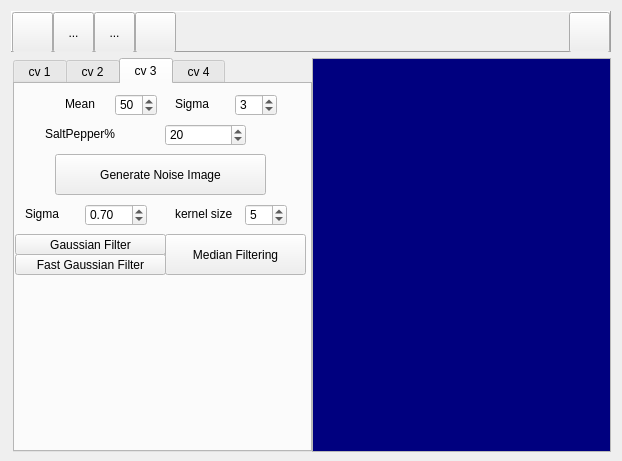
<?xml version="1.0" encoding="UTF-8"?>
<ui version="4.0">
 <class>MainFrame</class>
 <widget class="QDialog" name="MainFrame">
  <property name="geometry">
   <rect>
    <x>0</x>
    <y>0</y>
    <width>622</width>
    <height>461</height>
   </rect>
  </property>
  <property name="sizePolicy">
   <sizepolicy hsizetype="Preferred" vsizetype="Minimum">
    <horstretch>0</horstretch>
    <verstretch>0</verstretch>
   </sizepolicy>
  </property>
  <property name="minimumSize">
   <size>
    <width>0</width>
    <height>461</height>
   </size>
  </property>
  <property name="windowTitle">
   <string>Homeworks</string>
  </property>
  <property name="modal">
   <bool>false</bool>
  </property>
  <layout class="QVBoxLayout" name="verticalLayout">
   <item>
    <widget class="QFrame" name="frame">
     <property name="sizePolicy">
      <sizepolicy hsizetype="Preferred" vsizetype="Fixed">
       <horstretch>0</horstretch>
       <verstretch>0</verstretch>
      </sizepolicy>
     </property>
     <property name="minimumSize">
      <size>
       <width>0</width>
       <height>41</height>
      </size>
     </property>
     <property name="maximumSize">
      <size>
       <width>16777215</width>
       <height>41</height>
      </size>
     </property>
     <property name="frameShape">
      <enum>QFrame::Panel</enum>
     </property>
     <property name="frameShadow">
      <enum>QFrame::Raised</enum>
     </property>
     <layout class="QHBoxLayout" name="horizontalLayout_3">
      <property name="spacing">
       <number>0</number>
      </property>
      <property name="leftMargin">
       <number>0</number>
      </property>
      <property name="topMargin">
       <number>0</number>
      </property>
      <property name="rightMargin">
       <number>0</number>
      </property>
      <property name="bottomMargin">
       <number>0</number>
      </property>
      <item>
       <widget class="QToolButton" name="buttonOpen">
        <property name="enabled">
         <bool>true</bool>
        </property>
        <property name="sizePolicy">
         <sizepolicy hsizetype="Minimum" vsizetype="Minimum">
          <horstretch>0</horstretch>
          <verstretch>0</verstretch>
         </sizepolicy>
        </property>
        <property name="minimumSize">
         <size>
          <width>41</width>
          <height>41</height>
         </size>
        </property>
        <property name="maximumSize">
         <size>
          <width>41</width>
          <height>41</height>
         </size>
        </property>
        <property name="toolTip">
         <string>open an image file</string>
        </property>
        <property name="layoutDirection">
         <enum>Qt::LeftToRight</enum>
        </property>
        <property name="autoFillBackground">
         <bool>false</bool>
        </property>
        <property name="text">
         <string/>
        </property>
        <property name="icon">
         <iconset resource="images/mainframe.qrc">
          <normaloff>:/open.png</normaloff>:/open.png</iconset>
        </property>
        <property name="iconSize">
         <size>
          <width>41</width>
          <height>41</height>
         </size>
        </property>
        <property name="checkable">
         <bool>false</bool>
        </property>
        <property name="autoRepeat">
         <bool>false</bool>
        </property>
        <property name="autoExclusive">
         <bool>false</bool>
        </property>
        <property name="popupMode">
         <enum>QToolButton::DelayedPopup</enum>
        </property>
        <property name="toolButtonStyle">
         <enum>Qt::ToolButtonIconOnly</enum>
        </property>
        <property name="autoRaise">
         <bool>false</bool>
        </property>
       </widget>
      </item>
      <item>
       <widget class="QToolButton" name="toolButton_2">
        <property name="sizePolicy">
         <sizepolicy hsizetype="Minimum" vsizetype="Minimum">
          <horstretch>0</horstretch>
          <verstretch>0</verstretch>
         </sizepolicy>
        </property>
        <property name="minimumSize">
         <size>
          <width>41</width>
          <height>41</height>
         </size>
        </property>
        <property name="maximumSize">
         <size>
          <width>41</width>
          <height>41</height>
         </size>
        </property>
        <property name="text">
         <string>...</string>
        </property>
       </widget>
      </item>
      <item>
       <widget class="QToolButton" name="toolButton_3">
        <property name="sizePolicy">
         <sizepolicy hsizetype="Minimum" vsizetype="Minimum">
          <horstretch>0</horstretch>
          <verstretch>0</verstretch>
         </sizepolicy>
        </property>
        <property name="minimumSize">
         <size>
          <width>41</width>
          <height>41</height>
         </size>
        </property>
        <property name="maximumSize">
         <size>
          <width>41</width>
          <height>41</height>
         </size>
        </property>
        <property name="text">
         <string>...</string>
        </property>
       </widget>
      </item>
      <item>
       <widget class="QToolButton" name="buttonDeleteContents">
        <property name="sizePolicy">
         <sizepolicy hsizetype="Minimum" vsizetype="Minimum">
          <horstretch>0</horstretch>
          <verstretch>0</verstretch>
         </sizepolicy>
        </property>
        <property name="minimumSize">
         <size>
          <width>41</width>
          <height>41</height>
         </size>
        </property>
        <property name="maximumSize">
         <size>
          <width>41</width>
          <height>41</height>
         </size>
        </property>
        <property name="toolTip">
         <string>close all forms</string>
        </property>
        <property name="autoFillBackground">
         <bool>false</bool>
        </property>
        <property name="text">
         <string/>
        </property>
        <property name="icon">
         <iconset resource="images/mainframe.qrc">
          <normaloff>:/1-21.png</normaloff>:/1-21.png</iconset>
        </property>
        <property name="iconSize">
         <size>
          <width>41</width>
          <height>41</height>
         </size>
        </property>
       </widget>
      </item>
      <item>
       <spacer name="horizontalSpacer">
        <property name="orientation">
         <enum>Qt::Horizontal</enum>
        </property>
        <property name="sizeHint" stdset="0">
         <size>
          <width>40</width>
          <height>20</height>
         </size>
        </property>
       </spacer>
      </item>
      <item>
       <widget class="QToolButton" name="buttonShowList">
        <property name="sizePolicy">
         <sizepolicy hsizetype="Minimum" vsizetype="Minimum">
          <horstretch>0</horstretch>
          <verstretch>0</verstretch>
         </sizepolicy>
        </property>
        <property name="minimumSize">
         <size>
          <width>41</width>
          <height>41</height>
         </size>
        </property>
        <property name="maximumSize">
         <size>
          <width>41</width>
          <height>41</height>
         </size>
        </property>
        <property name="toolTip">
         <string>show the list view</string>
        </property>
        <property name="text">
         <string/>
        </property>
        <property name="icon">
         <iconset resource="images/mainframe.qrc">
          <normaloff>:/2-3.png</normaloff>:/2-3.png</iconset>
        </property>
        <property name="iconSize">
         <size>
          <width>82</width>
          <height>41</height>
         </size>
        </property>
       </widget>
      </item>
     </layout>
    </widget>
   </item>
   <item>
    <layout class="QHBoxLayout" name="horizontalLayout">
     <property name="spacing">
      <number>0</number>
     </property>
     <property name="leftMargin">
      <number>2</number>
     </property>
     <item>
      <widget class="QTabWidget" name="tabWidget">
       <property name="sizePolicy">
        <sizepolicy hsizetype="Fixed" vsizetype="Expanding">
         <horstretch>0</horstretch>
         <verstretch>0</verstretch>
        </sizepolicy>
       </property>
       <property name="minimumSize">
        <size>
         <width>299</width>
         <height>394</height>
        </size>
       </property>
       <property name="palette">
        <palette>
         <active>
          <colorrole role="Light">
           <brush brushstyle="SolidPattern">
            <color alpha="255">
             <red>255</red>
             <green>255</green>
             <blue>255</blue>
            </color>
           </brush>
          </colorrole>
          <colorrole role="Base">
           <brush brushstyle="SolidPattern">
            <color alpha="255">
             <red>255</red>
             <green>255</green>
             <blue>255</blue>
            </color>
           </brush>
          </colorrole>
          <colorrole role="Window">
           <brush brushstyle="SolidPattern">
            <color alpha="255">
             <red>255</red>
             <green>255</green>
             <blue>255</blue>
            </color>
           </brush>
          </colorrole>
          <colorrole role="NoRole">
           <brush brushstyle="SolidPattern">
            <color alpha="255">
             <red>255</red>
             <green>85</green>
             <blue>0</blue>
            </color>
           </brush>
          </colorrole>
         </active>
         <inactive>
          <colorrole role="Light">
           <brush brushstyle="SolidPattern">
            <color alpha="255">
             <red>255</red>
             <green>255</green>
             <blue>255</blue>
            </color>
           </brush>
          </colorrole>
          <colorrole role="Base">
           <brush brushstyle="SolidPattern">
            <color alpha="255">
             <red>255</red>
             <green>255</green>
             <blue>255</blue>
            </color>
           </brush>
          </colorrole>
          <colorrole role="Window">
           <brush brushstyle="SolidPattern">
            <color alpha="255">
             <red>255</red>
             <green>255</green>
             <blue>255</blue>
            </color>
           </brush>
          </colorrole>
          <colorrole role="NoRole">
           <brush brushstyle="SolidPattern">
            <color alpha="255">
             <red>255</red>
             <green>85</green>
             <blue>0</blue>
            </color>
           </brush>
          </colorrole>
         </inactive>
         <disabled>
          <colorrole role="Light">
           <brush brushstyle="SolidPattern">
            <color alpha="255">
             <red>255</red>
             <green>255</green>
             <blue>255</blue>
            </color>
           </brush>
          </colorrole>
          <colorrole role="Base">
           <brush brushstyle="SolidPattern">
            <color alpha="255">
             <red>255</red>
             <green>255</green>
             <blue>255</blue>
            </color>
           </brush>
          </colorrole>
          <colorrole role="Window">
           <brush brushstyle="SolidPattern">
            <color alpha="255">
             <red>255</red>
             <green>255</green>
             <blue>255</blue>
            </color>
           </brush>
          </colorrole>
          <colorrole role="NoRole">
           <brush brushstyle="SolidPattern">
            <color alpha="255">
             <red>255</red>
             <green>85</green>
             <blue>0</blue>
            </color>
           </brush>
          </colorrole>
         </disabled>
        </palette>
       </property>
       <property name="cursor">
        <cursorShape>ArrowCursor</cursorShape>
       </property>
       <property name="autoFillBackground">
        <bool>false</bool>
       </property>
       <property name="tabPosition">
        <enum>QTabWidget::North</enum>
       </property>
       <property name="tabShape">
        <enum>QTabWidget::Rounded</enum>
       </property>
       <property name="currentIndex">
        <number>2</number>
       </property>
       <property name="iconSize">
        <size>
         <width>31</width>
         <height>31</height>
        </size>
       </property>
       <property name="elideMode">
        <enum>Qt::ElideMiddle</enum>
       </property>
       <widget class="QWidget" name="tab_2">
        <attribute name="title">
         <string> cv 1 </string>
        </attribute>
        <widget class="QLabel" name="label_5">
         <property name="geometry">
          <rect>
           <x>50</x>
           <y>90</y>
           <width>31</width>
           <height>16</height>
          </rect>
         </property>
         <property name="text">
          <string>Hue</string>
         </property>
        </widget>
        <widget class="QSpinBox" name="spinHue">
         <property name="geometry">
          <rect>
           <x>75</x>
           <y>87</y>
           <width>61</width>
           <height>22</height>
          </rect>
         </property>
         <property name="alignment">
          <set>Qt::AlignCenter</set>
         </property>
         <property name="maximum">
          <number>360</number>
         </property>
         <property name="singleStep">
          <number>20</number>
         </property>
         <property name="value">
          <number>250</number>
         </property>
        </widget>
        <widget class="QLabel" name="label_6">
         <property name="geometry">
          <rect>
           <x>150</x>
           <y>90</y>
           <width>31</width>
           <height>16</height>
          </rect>
         </property>
         <property name="text">
          <string>Sat.</string>
         </property>
        </widget>
        <widget class="QDoubleSpinBox" name="spinSaturation">
         <property name="geometry">
          <rect>
           <x>173</x>
           <y>87</y>
           <width>62</width>
           <height>22</height>
          </rect>
         </property>
         <property name="alignment">
          <set>Qt::AlignCenter</set>
         </property>
         <property name="maximum">
          <double>1.000000000000000</double>
         </property>
         <property name="singleStep">
          <double>0.100000000000000</double>
         </property>
         <property name="value">
          <double>0.300000000000000</double>
         </property>
        </widget>
        <widget class="QPushButton" name="buttonSepiaTone">
         <property name="geometry">
          <rect>
           <x>40</x>
           <y>37</y>
           <width>201</width>
           <height>41</height>
          </rect>
         </property>
         <property name="autoFillBackground">
          <bool>false</bool>
         </property>
         <property name="text">
          <string>Sepia Tone</string>
         </property>
         <property name="iconSize">
          <size>
           <width>41</width>
           <height>41</height>
          </size>
         </property>
         <property name="checkable">
          <bool>false</bool>
         </property>
         <property name="autoRepeat">
          <bool>false</bool>
         </property>
         <property name="autoExclusive">
          <bool>false</bool>
         </property>
         <property name="autoDefault">
          <bool>true</bool>
         </property>
         <property name="flat">
          <bool>false</bool>
         </property>
        </widget>
        <widget class="QLabel" name="label_FromMax">
         <property name="geometry">
          <rect>
           <x>140</x>
           <y>240</y>
           <width>61</width>
           <height>20</height>
          </rect>
         </property>
         <property name="text">
          <string>FromMax</string>
         </property>
        </widget>
        <widget class="QLabel" name="label_FromMin">
         <property name="geometry">
          <rect>
           <x>10</x>
           <y>240</y>
           <width>61</width>
           <height>20</height>
          </rect>
         </property>
         <property name="text">
          <string>FromMin</string>
         </property>
        </widget>
        <widget class="QSpinBox" name="spinFromMin">
         <property name="geometry">
          <rect>
           <x>70</x>
           <y>240</y>
           <width>61</width>
           <height>22</height>
          </rect>
         </property>
         <property name="alignment">
          <set>Qt::AlignCenter</set>
         </property>
         <property name="maximum">
          <number>255</number>
         </property>
         <property name="singleStep">
          <number>10</number>
         </property>
         <property name="value">
          <number>100</number>
         </property>
        </widget>
        <widget class="QPushButton" name="buttonContrast">
         <property name="geometry">
          <rect>
           <x>40</x>
           <y>180</y>
           <width>201</width>
           <height>41</height>
          </rect>
         </property>
         <property name="autoFillBackground">
          <bool>false</bool>
         </property>
         <property name="text">
          <string>Luminance Contrast</string>
         </property>
         <property name="iconSize">
          <size>
           <width>41</width>
           <height>41</height>
          </size>
         </property>
         <property name="checkable">
          <bool>false</bool>
         </property>
         <property name="autoRepeat">
          <bool>false</bool>
         </property>
         <property name="autoExclusive">
          <bool>false</bool>
         </property>
         <property name="autoDefault">
          <bool>true</bool>
         </property>
         <property name="flat">
          <bool>false</bool>
         </property>
        </widget>
        <widget class="QSpinBox" name="spinFromMax">
         <property name="geometry">
          <rect>
           <x>200</x>
           <y>240</y>
           <width>61</width>
           <height>22</height>
          </rect>
         </property>
         <property name="alignment">
          <set>Qt::AlignCenter</set>
         </property>
         <property name="maximum">
          <number>255</number>
         </property>
         <property name="singleStep">
          <number>10</number>
         </property>
         <property name="value">
          <number>200</number>
         </property>
        </widget>
        <widget class="QSpinBox" name="spinToMin">
         <property name="geometry">
          <rect>
           <x>70</x>
           <y>280</y>
           <width>61</width>
           <height>22</height>
          </rect>
         </property>
         <property name="alignment">
          <set>Qt::AlignCenter</set>
         </property>
         <property name="maximum">
          <number>255</number>
         </property>
         <property name="singleStep">
          <number>10</number>
         </property>
         <property name="value">
          <number>0</number>
         </property>
        </widget>
        <widget class="QLabel" name="label_ToMin">
         <property name="geometry">
          <rect>
           <x>20</x>
           <y>280</y>
           <width>51</width>
           <height>20</height>
          </rect>
         </property>
         <property name="text">
          <string>ToMin</string>
         </property>
        </widget>
        <widget class="QLabel" name="label_ToMax">
         <property name="geometry">
          <rect>
           <x>140</x>
           <y>280</y>
           <width>51</width>
           <height>20</height>
          </rect>
         </property>
         <property name="text">
          <string>ToMax</string>
         </property>
        </widget>
        <widget class="QSpinBox" name="spinToMax">
         <property name="geometry">
          <rect>
           <x>200</x>
           <y>280</y>
           <width>61</width>
           <height>22</height>
          </rect>
         </property>
         <property name="alignment">
          <set>Qt::AlignCenter</set>
         </property>
         <property name="maximum">
          <number>255</number>
         </property>
         <property name="singleStep">
          <number>10</number>
         </property>
         <property name="value">
          <number>255</number>
         </property>
        </widget>
       </widget>
       <widget class="QWidget" name="tab_3">
        <attribute name="title">
         <string> cv 2 </string>
        </attribute>
        <widget class="QPushButton" name="buttonOtsuBetween">
         <property name="geometry">
          <rect>
           <x>30</x>
           <y>40</y>
           <width>231</width>
           <height>41</height>
          </rect>
         </property>
         <property name="text">
          <string>Otsu Thresholding</string>
         </property>
        </widget>
        <widget class="QPushButton" name="buttonLabeling">
         <property name="geometry">
          <rect>
           <x>30</x>
           <y>90</y>
           <width>231</width>
           <height>41</height>
          </rect>
         </property>
         <property name="text">
          <string>Otsu Thresholding + Labeling</string>
         </property>
        </widget>
        <widget class="QPushButton" name="buttonHistoEqualization">
         <property name="geometry">
          <rect>
           <x>30</x>
           <y>220</y>
           <width>231</width>
           <height>41</height>
          </rect>
         </property>
         <property name="text">
          <string>Histogram Equalization</string>
         </property>
        </widget>
        <widget class="QPushButton" name="buttonHistoMatching">
         <property name="geometry">
          <rect>
           <x>30</x>
           <y>270</y>
           <width>231</width>
           <height>41</height>
          </rect>
         </property>
         <property name="text">
          <string>Histogram Matching</string>
         </property>
        </widget>
       </widget>
       <widget class="QWidget" name="tab_4">
        <attribute name="title">
         <string> cv 3 </string>
        </attribute>
        <widget class="QPushButton" name="buttonGenerateNoise">
         <property name="geometry">
          <rect>
           <x>40</x>
           <y>70</y>
           <width>211</width>
           <height>41</height>
          </rect>
         </property>
         <property name="text">
          <string>Generate Noise Image</string>
         </property>
        </widget>
        <widget class="QPushButton" name="buttonGaussianFilter">
         <property name="geometry">
          <rect>
           <x>0</x>
           <y>150</y>
           <width>151</width>
           <height>21</height>
          </rect>
         </property>
         <property name="text">
          <string>Gaussian Filter</string>
         </property>
        </widget>
        <widget class="QPushButton" name="buttonMedianFilter">
         <property name="geometry">
          <rect>
           <x>150</x>
           <y>150</y>
           <width>141</width>
           <height>41</height>
          </rect>
         </property>
         <property name="text">
          <string>Median Filtering</string>
         </property>
        </widget>
        <widget class="QSpinBox" name="spinSigma">
         <property name="geometry">
          <rect>
           <x>220</x>
           <y>10</y>
           <width>42</width>
           <height>22</height>
          </rect>
         </property>
         <property name="minimum">
          <number>1</number>
         </property>
         <property name="maximum">
          <number>10</number>
         </property>
         <property name="value">
          <number>3</number>
         </property>
        </widget>
        <widget class="QLabel" name="label_Sigma">
         <property name="geometry">
          <rect>
           <x>160</x>
           <y>10</y>
           <width>51</width>
           <height>20</height>
          </rect>
         </property>
         <property name="text">
          <string>Sigma</string>
         </property>
        </widget>
        <widget class="QLabel" name="label_Mean">
         <property name="geometry">
          <rect>
           <x>50</x>
           <y>10</y>
           <width>51</width>
           <height>20</height>
          </rect>
         </property>
         <property name="text">
          <string>Mean</string>
         </property>
        </widget>
        <widget class="QSpinBox" name="spinMean">
         <property name="geometry">
          <rect>
           <x>100</x>
           <y>10</y>
           <width>42</width>
           <height>22</height>
          </rect>
         </property>
         <property name="minimum">
          <number>0</number>
         </property>
         <property name="maximum">
          <number>255</number>
         </property>
         <property name="value">
          <number>50</number>
         </property>
        </widget>
        <widget class="QLabel" name="label_SaltPepperPercent">
         <property name="geometry">
          <rect>
           <x>30</x>
           <y>40</y>
           <width>101</width>
           <height>20</height>
          </rect>
         </property>
         <property name="text">
          <string>SaltPepper%</string>
         </property>
        </widget>
        <widget class="QSpinBox" name="spinPercent">
         <property name="geometry">
          <rect>
           <x>150</x>
           <y>40</y>
           <width>81</width>
           <height>22</height>
          </rect>
         </property>
         <property name="minimum">
          <number>0</number>
         </property>
         <property name="maximum">
          <number>100</number>
         </property>
         <property name="value">
          <number>20</number>
         </property>
        </widget>
        <widget class="QLabel" name="label_kernelsize">
         <property name="geometry">
          <rect>
           <x>160</x>
           <y>120</y>
           <width>61</width>
           <height>20</height>
          </rect>
         </property>
         <property name="text">
          <string>kernel size</string>
         </property>
        </widget>
        <widget class="QSpinBox" name="spinKernelSize">
         <property name="geometry">
          <rect>
           <x>230</x>
           <y>120</y>
           <width>42</width>
           <height>22</height>
          </rect>
         </property>
         <property name="minimum">
          <number>3</number>
         </property>
         <property name="maximum">
          <number>7</number>
         </property>
         <property name="singleStep">
          <number>2</number>
         </property>
         <property name="value">
          <number>5</number>
         </property>
        </widget>
        <widget class="QLabel" name="label_GaussianFIlterSigma">
         <property name="geometry">
          <rect>
           <x>10</x>
           <y>120</y>
           <width>41</width>
           <height>20</height>
          </rect>
         </property>
         <property name="text">
          <string>Sigma</string>
         </property>
        </widget>
        <widget class="QDoubleSpinBox" name="spinGaussianFIlterSigma">
         <property name="geometry">
          <rect>
           <x>70</x>
           <y>120</y>
           <width>62</width>
           <height>22</height>
          </rect>
         </property>
         <property name="minimum">
          <double>0.100000000000000</double>
         </property>
         <property name="maximum">
          <double>5.000000000000000</double>
         </property>
         <property name="singleStep">
          <double>0.100000000000000</double>
         </property>
         <property name="value">
          <double>0.700000000000000</double>
         </property>
        </widget>
        <widget class="QPushButton" name="buttonFastGaussianFilter">
         <property name="geometry">
          <rect>
           <x>0</x>
           <y>170</y>
           <width>151</width>
           <height>21</height>
          </rect>
         </property>
         <property name="text">
          <string>Fast Gaussian Filter</string>
         </property>
        </widget>
       </widget>
       <widget class="QWidget" name="tab">
        <attribute name="title">
         <string> cv 4 </string>
        </attribute>
       </widget>
      </widget>
     </item>
     <item>
      <widget class="QListWidget" name="listWidget">
       <property name="sizePolicy">
        <sizepolicy hsizetype="Ignored" vsizetype="Minimum">
         <horstretch>0</horstretch>
         <verstretch>0</verstretch>
        </sizepolicy>
       </property>
       <property name="minimumSize">
        <size>
         <width>0</width>
         <height>394</height>
        </size>
       </property>
       <property name="palette">
        <palette>
         <active>
          <colorrole role="WindowText">
           <brush brushstyle="SolidPattern">
            <color alpha="255">
             <red>255</red>
             <green>255</green>
             <blue>0</blue>
            </color>
           </brush>
          </colorrole>
          <colorrole role="Text">
           <brush brushstyle="SolidPattern">
            <color alpha="255">
             <red>255</red>
             <green>255</green>
             <blue>255</blue>
            </color>
           </brush>
          </colorrole>
          <colorrole role="Base">
           <brush brushstyle="SolidPattern">
            <color alpha="255">
             <red>0</red>
             <green>0</green>
             <blue>127</blue>
            </color>
           </brush>
          </colorrole>
          <colorrole role="PlaceholderText">
           <brush brushstyle="NoBrush">
            <color alpha="128">
             <red>255</red>
             <green>255</green>
             <blue>255</blue>
            </color>
           </brush>
          </colorrole>
         </active>
         <inactive>
          <colorrole role="WindowText">
           <brush brushstyle="SolidPattern">
            <color alpha="255">
             <red>255</red>
             <green>255</green>
             <blue>0</blue>
            </color>
           </brush>
          </colorrole>
          <colorrole role="Text">
           <brush brushstyle="SolidPattern">
            <color alpha="255">
             <red>255</red>
             <green>255</green>
             <blue>255</blue>
            </color>
           </brush>
          </colorrole>
          <colorrole role="Base">
           <brush brushstyle="SolidPattern">
            <color alpha="255">
             <red>0</red>
             <green>0</green>
             <blue>127</blue>
            </color>
           </brush>
          </colorrole>
          <colorrole role="PlaceholderText">
           <brush brushstyle="NoBrush">
            <color alpha="128">
             <red>255</red>
             <green>255</green>
             <blue>255</blue>
            </color>
           </brush>
          </colorrole>
         </inactive>
         <disabled>
          <colorrole role="WindowText">
           <brush brushstyle="SolidPattern">
            <color alpha="255">
             <red>120</red>
             <green>120</green>
             <blue>120</blue>
            </color>
           </brush>
          </colorrole>
          <colorrole role="Text">
           <brush brushstyle="SolidPattern">
            <color alpha="255">
             <red>120</red>
             <green>120</green>
             <blue>120</blue>
            </color>
           </brush>
          </colorrole>
          <colorrole role="Base">
           <brush brushstyle="SolidPattern">
            <color alpha="255">
             <red>240</red>
             <green>240</green>
             <blue>240</blue>
            </color>
           </brush>
          </colorrole>
          <colorrole role="PlaceholderText">
           <brush brushstyle="NoBrush">
            <color alpha="128">
             <red>255</red>
             <green>255</green>
             <blue>255</blue>
            </color>
           </brush>
          </colorrole>
         </disabled>
        </palette>
       </property>
       <property name="font">
        <font>
         <family>Times New Roman</family>
         <pointsize>10</pointsize>
        </font>
       </property>
      </widget>
     </item>
    </layout>
   </item>
  </layout>
 </widget>
 <layoutdefault spacing="6" margin="11"/>
 <resources>
  <include location="images/mainframe.qrc"/>
 </resources>
 <connections/>
</ui>
